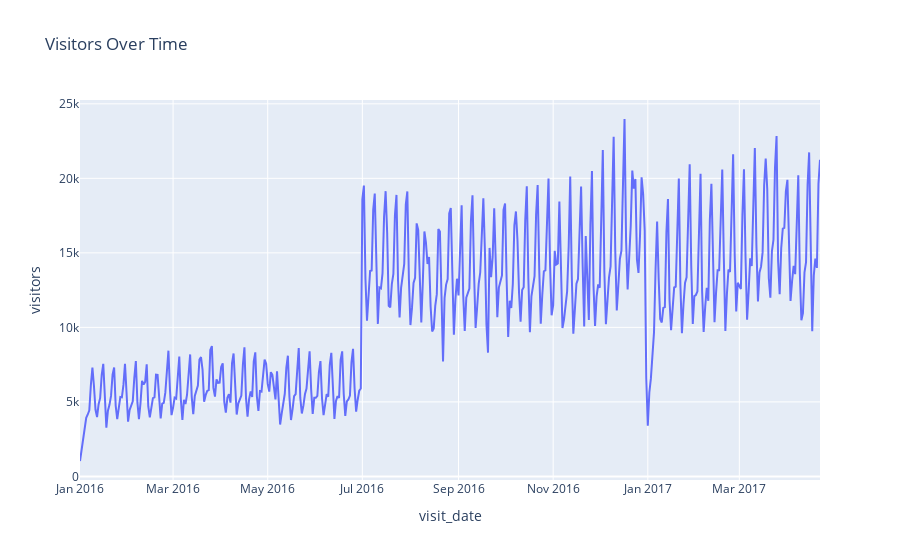

Notebook code cell kept with this figure:
### Code cell
px.line(total_visits, x = 'visit_date', y = 'visitors', title = 'Visitors Over Time')

### Figure 1 — Plotly figure (JSON) as saved in the notebook; plotly's stock layout.template omitted (floating-point values rounded to 4 significant figures; data arrays with more than 128 entries replaced by an {"elided": "..."} marker saying what was removed)
{"data": [{"hovertemplate": "visit_date=%{x}<br>visitors=%{y}<extra></extra>", "legendgroup": "", "line": {"color": "#636efa", "dash": "solid"}, "marker": {"symbol": "circle"}, "mode": "lines", "name": "", "orientation": "v", "showlegend": false, "type": "scatter", "x": {"elided": "478 str values"}, "xaxis": "x", "y": {"elided": "478 int values"}, "yaxis": "y"}], "layout": {"legend": {"tracegroupgap": 0}, "title": {"text": "Visitors Over Time"}, "xaxis": {"anchor": "y", "domain": [0, 1], "title": {"text": "visit_date"}}, "yaxis": {"anchor": "x", "domain": [0, 1], "title": {"text": "visitors"}}}}
